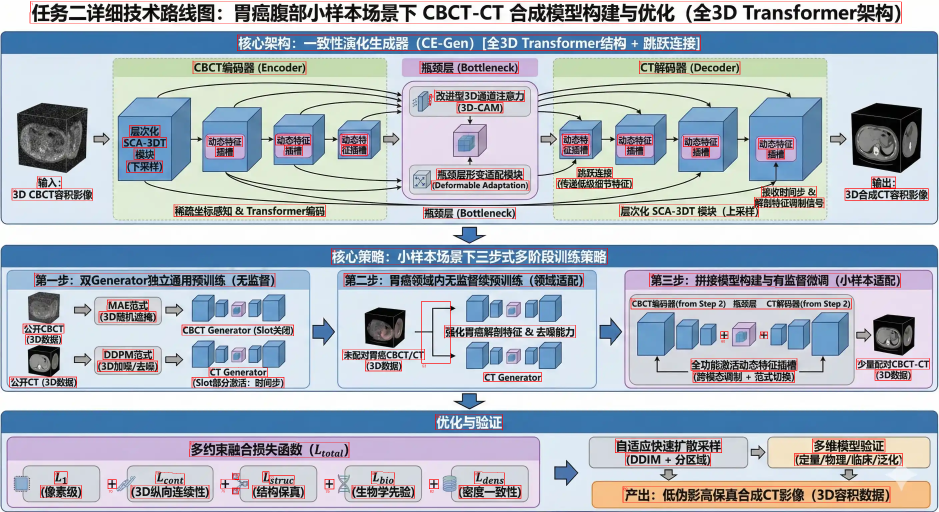
#> input picture _sam3_smoke/06d0d107-b870-4ebb-8b90-d2070cf4456e_副本_vis.png, 2816 x 1536 px (shown at 1/3 size)
$ python -i drawio_library.py   (imports and definitions only)
#> lines starting #> are read from the running program, lines starting #| are printed output that depends on the picture; after the words box and inside, x2 and y2 are one past the last pixel; in counts of white or black regions, pixels touching at a corner belong together
#> further down, picture is the input picture: shape (1536, 2816, 3); mean B, G, R 192.9, 181.8, 173.9
"""
DrawIO原生元素库支持

这个模块提供DrawIO内置元素的定义和匹配功能。

DrawIO内置了大量可编辑的图形元素，包括：
- 基本形状（矩形、椭圆、菱形等）
- UML元素（类图、活动图、序列图等）
- 流程图元素（开始/结束、判断、处理等）
- 箭头和连接线（完整的箭头属性库）
- 网络拓扑元素
- AWS/Azure/GCP云架构图标
- 通用图标库

如果能识别出图片中的元素是DrawIO原生支持的，就可以用样式代码描述而不是base64图片，
这样生成的元素是可编辑的。

使用示例:
    from modules.utils.drawio_library import DrawIOLibrary, match_element_to_drawio
    from modules.utils.drawio_library import ArrowAttributeDetector, build_arrow_style

    # 检查是否匹配内置形状
    match = match_element_to_drawio(element, image_region)
    if match:
        print(f"匹配到: {match['name']}, 样式: {match['style']}")

    # 检测箭头属性
    detector = ArrowAttributeDetector()
    attrs = detector.detect_all_attributes(arrow_image, path_points)
    style = build_arrow_style(**attrs)
"""

import os
import cv2
import numpy as np
from typing import Dict, List, Optional, Tuple, Any
from scipy import ndimage
from scipy.signal import find_peaks


# ======================== DrawIO内置形状定义 ========================

DRAWIO_BASIC_SHAPES = {
    # 基础形状
    'rectangle': {
        'style': 'rounded=0;whiteSpace=wrap;html=1;',
        'description': '矩形',
        'features': {'rounded': False, 'aspect_range': (0.2, 5.0)}
    },
    'rounded_rectangle': {
        'style': 'rounded=1;whiteSpace=wrap;html=1;',
        'description': '圆角矩形',
        'features': {'rounded': True, 'aspect_range': (0.2, 5.0)}
    },
    'ellipse': {
        'style': 'ellipse;whiteSpace=wrap;html=1;',
        'description': '椭圆',
        'features': {'shape': 'ellipse', 'aspect_range': (0.3, 3.0)}
    },
    'circle': {
        'style': 'ellipse;whiteSpace=wrap;html=1;aspect=fixed;',
        'description': '圆形',
        'features': {'shape': 'ellipse', 'aspect_range': (0.9, 1.1)}
    },
    'diamond': {
        'style': 'rhombus;whiteSpace=wrap;html=1;',
        'description': '菱形',
        'features': {'shape': 'diamond', 'vertices': 4}
    },
    'triangle': {
        'style': 'triangle;whiteSpace=wrap;html=1;',
        'description': '三角形',
        'features': {'vertices': 3}
    },
    'hexagon': {
        'style': 'shape=hexagon;perimeter=hexagonPerimeter2;whiteSpace=wrap;html=1;fixedSize=1;',
        'description': '六边形',
        'features': {'vertices': 6}
    },
    'parallelogram': {
        'style': 'shape=parallelogram;perimeter=parallelogramPerimeter;whiteSpace=wrap;html=1;fixedSize=1;',
        'description': '平行四边形',
        'features': {'shape': 'parallelogram', 'vertices': 4}
    },
    'trapezoid': {
        'style': 'shape=trapezoid;perimeter=trapezoidPerimeter;whiteSpace=wrap;html=1;fixedSize=1;',
        'description': '梯形',
        'features': {'shape': 'trapezoid', 'vertices': 4}
    },
    'cylinder': {
        'style': 'shape=cylinder3;whiteSpace=wrap;html=1;boundedLbl=1;backgroundOutline=1;size=15;',
        'description': '圆柱体（数据库）',
        'features': {'shape': 'cylinder'}
    },
    'cloud': {
        'style': 'ellipse;shape=cloud;whiteSpace=wrap;html=1;',
        'description': '云朵',
        'features': {'shape': 'cloud'}
    },
}

DRAWIO_UML_SHAPES = {
    'actor': {
        'style': 'shape=umlActor;verticalLabelPosition=bottom;verticalAlign=top;html=1;outlineConnect=0;',
        'description': 'UML 参与者',
        'features': {'shape': 'actor'}
    },
    'class': {
        'style': 'swimlane;fontStyle=1;align=center;verticalAlign=top;childLayout=stackLayout;horizontal=1;startSize=26;horizontalStack=0;resizeParent=1;resizeParentMax=0;resizeLast=0;collapsible=1;marginBottom=0;',
        'description': 'UML 类',
        'features': {'shape': 'class'}
    },
    'lifeline': {
        'style': 'shape=umlLifeline;perimeter=lifelinePerimeter;whiteSpace=wrap;html=1;container=1;collapsible=0;recursiveResize=0;outlineConnect=0;',
        'description': 'UML 生命线',
        'features': {'shape': 'lifeline'}
    },
}

DRAWIO_FLOWCHART_SHAPES = {
    'start_end': {
        'style': 'ellipse;whiteSpace=wrap;html=1;',
        'description': '流程图 开始/结束',
        'features': {'shape': 'ellipse', 'aspect_range': (1.5, 3.0)}
    },
    'process': {
        'style': 'rounded=0;whiteSpace=wrap;html=1;',
        'description': '流程图 处理',
        'features': {'rounded': False}
    },
    'decision': {
        'style': 'rhombus;whiteSpace=wrap;html=1;',
        'description': '流程图 判断',
        'features': {'shape': 'diamond'}
    },
    'data': {
        'style': 'shape=parallelogram;perimeter=parallelogramPerimeter;whiteSpace=wrap;html=1;fixedSize=1;',
        'description': '流程图 数据',
        'features': {'shape': 'parallelogram'}
    },
    'document': {
        'style': 'shape=document;whiteSpace=wrap;html=1;boundedLbl=1;',
        'description': '流程图 文档',
        'features': {'shape': 'document'}
    },
    'predefined_process': {
        'style': 'shape=process;whiteSpace=wrap;html=1;backgroundOutline=1;',
        'description': '流程图 预定义处理',
        'features': {'shape': 'process'}
    },
}

# 所有DrawIO内置形状的汇总
ALL_DRAWIO_SHAPES = {
    **DRAWIO_BASIC_SHAPES,
    **DRAWIO_UML_SHAPES,
    **DRAWIO_FLOWCHART_SHAPES,
}


# ======================== 完整的DrawIO箭头属性库 ========================

# 箭头头部类型
DRAWIO_ARROW_HEADS = {
    # ===== 基础箭头 =====
    'none': {
        'description': '无箭头',
        'filled': False,
        'vertices': 0,
        'category': 'basic'
    },
    'classic': {
        'description': '经典三角形箭头',
        'filled': True,
        'vertices': 3,
        'category': 'basic'
    },
    'classicThin': {
        'description': '细经典三角形',
        'filled': True,
        'vertices': 3,
        'category': 'basic'
    },
    'open': {
        'description': '开放V形箭头',
        'filled': False,
        'vertices': 3,
        'category': 'basic'
    },
    'openThin': {
        'description': '细开放V形',
        'filled': False,
        'vertices': 3,
        'category': 'basic'
    },
    'openAsync': {
        'description': '异步开放箭头',
        'filled': False,
        'vertices': 2,
        'category': 'basic'
    },
    'block': {
        'description': '实心块状箭头',
        'filled': True,
        'vertices': 4,
        'category': 'basic'
    },
    'blockThin': {
        'description': '细块状箭头',
        'filled': True,
        'vertices': 4,
        'category': 'basic'
    },
    'async': {
        'description': '异步箭头（半箭头）',
        'filled': True,
        'vertices': 3,
        'category': 'basic'
    },

    # ===== 特殊形状箭头 =====
    'oval': {
        'description': '椭圆形',
        'filled': True,
        'vertices': 0,
        'shape': 'ellipse',
        'category': 'special'
    },
    'diamond': {
        'description': '菱形（聚合关系）',
        'filled': True,
        'vertices': 4,
        'shape': 'diamond',
        'category': 'special'
    },
    'diamondThin': {
        'description': '细菱形',
        'filled': True,
        'vertices': 4,
        'shape': 'diamond',
        'category': 'special'
    },
    'circle': {
        'description': '圆形',
        'filled': True,
        'vertices': 0,
        'shape': 'circle',
        'category': 'special'
    },
    'halfCircle': {
        'description': '半圆',
        'filled': False,
        'vertices': 0,
        'shape': 'halfcircle',
        'category': 'special'
    },
    'dash': {
        'description': '短横线',
        'filled': False,
        'vertices': 2,
        'category': 'special'
    },
    'cross': {
        'description': '叉号',
        'filled': False,
        'vertices': 4,
        'category': 'special'
    },
    'circlePlus': {
        'description': '圆内加号',
        'filled': True,
        'vertices': 0,
        'shape': 'circle_plus',
        'category': 'special'
    },
    'baseDash': {
        'description': '基础短线',
        'filled': False,
        'vertices': 2,
        'category': 'special'
    },
    'doubleBlock': {
        'description': '双块状箭头',
        'filled': True,
        'vertices': 8,
        'category': 'special'
    },

    # ===== ER图箭头 =====
    'ERone': {
        'description': 'ER图 一',
        'filled': False,
        'vertices': 2,
        'category': 'er'
    },
    'ERmandOne': {
        'description': 'ER图 强制一',
        'filled': False,
        'vertices': 3,
        'category': 'er'
    },
    'ERmany': {
        'description': 'ER图 多（鱼尾）',
        'filled': False,
        'vertices': 3,
        'category': 'er'
    },
    'ERoneToMany': {
        'description': 'ER图 一对多',
        'filled': False,
        'vertices': 4,
        'category': 'er'
    },
    'ERzeroToOne': {
        'description': 'ER图 零或一',
        'filled': False,
        'vertices': 2,
        'category': 'er'
    },
    'ERzeroToMany': {
        'description': 'ER图 零或多',
        'filled': False,
        'vertices': 3,
        'category': 'er'
    },

    # ===== UML箭头 =====
    'box': {
        'description': 'UML 方框',
        'filled': True,
        'vertices': 4,
        'category': 'uml'
    },
}

# 连线样式
DRAWIO_EDGE_STYLES = {
    'none': {
        'description': '直线',
        'orthogonal': False,
        'curved': False
    },
    'orthogonalEdgeStyle': {
        'description': '正交折线',
        'orthogonal': True,
        'curved': False
    },
    'elbowEdgeStyle': {
        'description': '肘形连线',
        'orthogonal': True,
        'curved': False
    },
    'entityRelationEdgeStyle': {
        'description': 'ER图连线',
        'orthogonal': True,
        'curved': False
    },
    'segmentEdgeStyle': {
        'description': '分段线',
        'orthogonal': False,
        'curved': False
    },
    'isometricEdgeStyle': {
        'description': '等轴测连线',
        'orthogonal': False,
        'curved': False
    },
}

# 虚线模式
DRAWIO_DASH_PATTERNS = {
    'solid': {
        'pattern': None,
        'dashed': 0,
        'description': '实线'
    },
    'dotted': {
        'pattern': '1 1',
        'dashed': 1,
        'description': '点线'
    },
    'dashed_short': {
        'pattern': '4 4',
        'dashed': 1,
        'description': '短虚线'
    },
    'dashed': {
        'pattern': '8 8',
        'dashed': 1,
        'description': '标准虚线'
    },
    'dash_dot': {
        'pattern': '8 4 1 4',
        'dashed': 1,
        'description': '点划线'
    },
    'dash_dot_dot': {
        'pattern': '8 4 1 4 1 4',
        'dashed': 1,
        'description': '双点划线'
    },
    'dashed_long': {
        'pattern': '12 4',
        'dashed': 1,
        'description': '长虚线'
    },
}

# 特殊箭头形状
DRAWIO_ARROW_SHAPES = {
    'flexArrow': {
        'description': '弹性箭头（胖箭头）',
        'has_width': True,
        'default_width': 10
    },
    'link': {
        'description': '链接线',
        'has_width': False
    },
    'curve': {
        'description': '曲线',
        'has_width': False
    },
}

# 旧的简化箭头定义（保持向后兼容）
DRAWIO_ARROWS = {
    'arrow_classic': {
        'style': 'edgeStyle=orthogonalEdgeStyle;rounded=0;orthogonalLoop=1;jettySize=auto;html=1;endArrow=classic;',
        'description': '经典箭头',
        'end_arrow': 'classic'
    },
    'arrow_open': {
        'style': 'edgeStyle=orthogonalEdgeStyle;rounded=0;orthogonalLoop=1;jettySize=auto;html=1;endArrow=open;',
        'description': '开放箭头',
        'end_arrow': 'open'
    },
    'arrow_block': {
        'style': 'edgeStyle=orthogonalEdgeStyle;rounded=0;orthogonalLoop=1;jettySize=auto;html=1;endArrow=block;',
        'description': '块状箭头',
        'end_arrow': 'block'
    },
    'arrow_diamond': {
        'style': 'edgeStyle=orthogonalEdgeStyle;rounded=0;orthogonalLoop=1;jettySize=auto;html=1;endArrow=diamond;',
        'description': '菱形箭头（聚合）',
        'end_arrow': 'diamond'
    },
    'arrow_none': {
        'style': 'edgeStyle=orthogonalEdgeStyle;rounded=0;orthogonalLoop=1;jettySize=auto;html=1;endArrow=none;',
        'description': '无箭头线条',
        'end_arrow': 'none'
    },
    'dashed_line': {
        'style': 'edgeStyle=orthogonalEdgeStyle;rounded=0;orthogonalLoop=1;jettySize=auto;html=1;endArrow=none;dashed=1;',
        'description': '虚线',
        'end_arrow': 'none',
        'dashed': True
    },
}


# ======================== DrawIO样式属性定义 ========================

DRAWIO_STYLE_ATTRIBUTES = {
    # 形状相关
    'shape': ['rectangle', 'ellipse', 'rhombus', 'triangle', 'hexagon',
              'cylinder3', 'cloud', 'parallelogram', 'trapezoid', 'document',
              'process', 'umlActor', 'umlLifeline', 'flexArrow'],

    # 边框相关
    'strokeColor': str,
    'strokeWidth': int,
    'dashed': int,
    'dashPattern': str,

    # 填充相关
    'fillColor': str,
    'gradientColor': str,
    'gradientDirection': ['south', 'north', 'east', 'west'],
    'opacity': int,

    # 圆角
    'rounded': int,
    'arcSize': int,

    # 箭头
    'endArrow': list(DRAWIO_ARROW_HEADS.keys()),
    'startArrow': list(DRAWIO_ARROW_HEADS.keys()),
    'endFill': int,
    'startFill': int,
    'startSize': float,
    'endSize': float,

    # 连线
    'edgeStyle': list(DRAWIO_EDGE_STYLES.keys()),
    'curved': int,
    'orthogonalLoop': int,
    'jettySize': ['auto', int],

    # flexArrow特有
    'width': int,

    # 文字
    'fontSize': int,
    'fontColor': str,
    'fontFamily': str,
    'fontStyle': int,
    'align': ['left', 'center', 'right'],
    'verticalAlign': ['top', 'middle', 'bottom'],
}


# ======================== 箭头属性检测器 ========================

class ArrowAttributeDetector:
    """
    箭头属性检测器

    从图像中检测箭头的各种属性：
    - 虚线检测
    - 箭头头部类型检测
    - 线条宽度检测
    - 曲线检测
    - 正交检测
    """

    def __init__(self):
        self.arrow_heads = DRAWIO_ARROW_HEADS
        self.dash_patterns = DRAWIO_DASH_PATTERNS

    def detect_all_attributes(self,
                               image: np.ndarray,
                               path_points: List[List[int]] = None,
                               mask: np.ndarray = None) -> Dict[str, Any]:
        """
        检测箭头的所有属性

        Args:
            image: BGR格式的箭头图像
            path_points: 路径点列表 [[x, y], ...]
            mask: 箭头掩码（可选）

        Returns:
            检测到的属性字典
        """
        attrs = {
            'end_arrow': 'classic',
            'start_arrow': 'none',
            'edge_style': 'orthogonalEdgeStyle',
            'dashed': False,
            'dash_pattern': None,
            'curved': False,
            'stroke_width': 1,
            'stroke_color': '#000000',
            'start_fill': True,
            'end_fill': True,
        }

        if image is None or image.size == 0:
            return attrs

        # 转灰度
        if len(image.shape) == 3:
            gray = cv2.cvtColor(image, cv2.COLOR_BGR2GRAY)
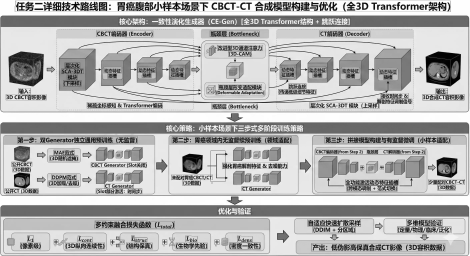
#> gray: shape (1536, 2816) (shown at 1/6 size); min 0, max 255, mean 180.7
        else:
            gray = image

        # 1. 检测虚线
        dashed_result = self.detect_dashed_line(gray, path_points)
        attrs['dashed'] = dashed_result['is_dashed']
        attrs['dash_pattern'] = dashed_result.get('pattern')

        # 2. 检测线条宽度
        attrs['stroke_width'] = self.detect_stroke_width(gray, mask)

        # 3. 检测曲线/正交
        if path_points and len(path_points) >= 2:
            curve_result = self.detect_curve_type(path_points)
            attrs['curved'] = curve_result['is_curved']
            if curve_result['is_orthogonal']:
                attrs['edge_style'] = 'orthogonalEdgeStyle'
            else:
                attrs['edge_style'] = 'none'

        # 4. 检测箭头头部类型
        head_result = self.detect_arrow_head(image, path_points)
        if head_result:
            attrs['end_arrow'] = head_result.get('end_type', 'classic')
            attrs['start_arrow'] = head_result.get('start_type', 'none')
            attrs['end_fill'] = head_result.get('end_filled', True)
            attrs['start_fill'] = head_result.get('start_filled', True)

        # 5. 检测颜色
        attrs['stroke_color'] = self.detect_stroke_color(image, mask)

        return attrs

    def detect_dashed_line(self,
                            gray: np.ndarray,
                            path_points: List[List[int]] = None) -> Dict[str, Any]:
        """
        检测是否为虚线，以及虚线模式

        策略：沿路径采样，检测亮度的周期性变化

        Returns:
            {
                'is_dashed': bool,
                'pattern': str or None (如 '8 8'),
                'pattern_name': str (如 'dashed')
            }
        """
        result = {
            'is_dashed': False,
            'pattern': None,
            'pattern_name': 'solid'
        }

        if gray is None or gray.size == 0:
            return result

        h, w = gray.shape

        # 如果有路径点，沿路径采样
        if path_points and len(path_points) >= 2:
            samples = self._sample_along_path(gray, path_points)
        else:
            # 否则沿中心线采样
            if w > h:
                # 水平箭头
                samples = gray[h // 2, :]
#> samples = 2816 values, max 255 at index 1128, min 70 at index 1028, mean 127.3
            else:
                # 垂直箭头
                samples = gray[:, w // 2]

        if len(samples) < 20:
            return result

        # 二值化采样值
        threshold = np.mean(samples)
#> threshold = 127.3
        binary_samples = (samples < threshold).astype(int)
#> binary_samples = 2816 values, max 1 at index 2, min 0 at index 0, mean 0.812

        # 检测周期性变化（寻找峰值）
        # 计算变化点
        changes = np.diff(binary_samples)
#> changes = 2815 values, max 1 at index 1, min -1 at index 998, mean 0
        change_indices = np.where(changes != 0)[0]
#> change_indices = 80 values from 1 to 2813

        if len(change_indices) < 4:
            return result  # 变化太少，不是虚线

        # 计算间隔
        intervals = np.diff(change_indices)
#> intervals = 79 values, max 997 at index 0, min 1 at index 6, mean 35.59

        if len(intervals) < 2:
            return result

        # 检测周期性
        mean_interval = np.mean(intervals)
#> mean_interval = 35.59
        std_interval = np.std(intervals)
#> std_interval = 155.1
#> in detect_all_attributes, `dashed_result = self.detect_dashed_line(gray, path_points)`: dashed_result = 3 items

        # 如果间隔比较规则，说明是虚线
        if std_interval < mean_interval * 0.5 and mean_interval > 3:
            result['is_dashed'] = True

            # 估算虚线模式
            # 分析线段长度和间隙长度
            on_lengths = []
            off_lengths = []

            is_on = binary_samples[0] == 1
            current_length = 0

            for i, val in enumerate(binary_samples):
                if (val == 1) == is_on:
                    current_length += 1
                else:
                    if is_on:
                        on_lengths.append(current_length)
                    else:
                        off_lengths.append(current_length)
                    is_on = not is_on
                    current_length = 1

            # 最后一段
            if is_on:
                on_lengths.append(current_length)
            else:
                off_lengths.append(current_length)

            if on_lengths and off_lengths:
                avg_on = np.mean(on_lengths)
                avg_off = np.mean(off_lengths)

                # 匹配最接近的模式
                result['pattern'], result['pattern_name'] = self._match_dash_pattern(avg_on, avg_off)

        return result

    # [38 lines left out: functions _sample_along_path, _match_dash_pattern, not called in this run]

    def detect_stroke_width(self,
                            gray: np.ndarray,
                            mask: np.ndarray = None) -> int:
        """
        检测线条宽度

        策略：骨架化后计算与边缘的距离
        """
        if gray is None or gray.size == 0:
            return 1

        # 二值化
        _, binary = cv2.threshold(gray, 0, 255, cv2.THRESH_BINARY_INV + cv2.THRESH_OTSU)
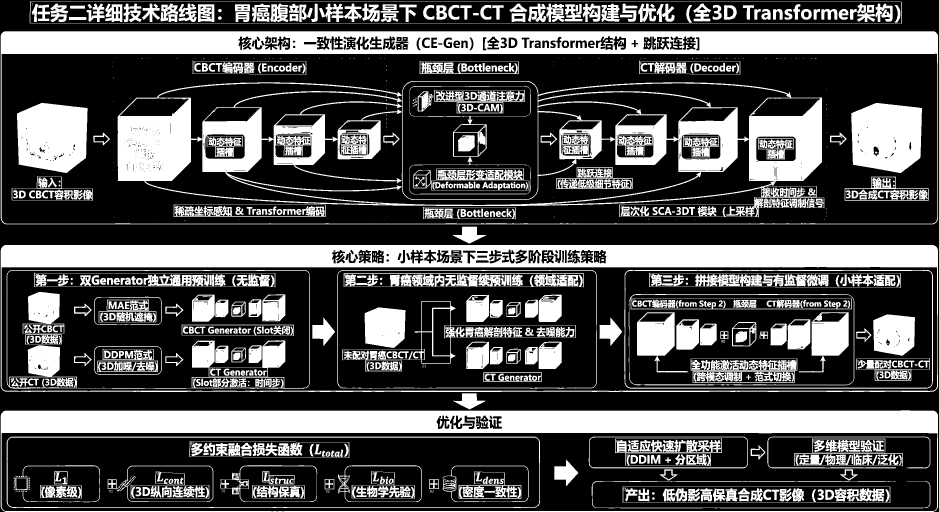
#> binary: shape (1536, 2816) (shown at 1/3 size); 32.6% white; 1074 white regions (330 under 20 px), largest, box (x1, y1, x2, y2) and area: (353, 243, 2473, 652) 201802, (2, 1231, 2814, 1536) 193777, (2, 735, 2814, 1176) 182323

        if mask is not None:
            binary = cv2.bitwise_and(binary, mask)

        # 检查是否有足够的前景像素
        if np.count_nonzero(binary) < 10:
            return 1

        # 使用距离变换
        dist_transform = cv2.distanceTransform(binary, cv2.DIST_L2, 5)

        # 获取骨架上的距离值
        try:
            from skimage.morphology import skeletonize
            skeleton = skeletonize(binary > 0)
#> skeleton: shape (1536, 2816) bool; 4.6% white in thin lines or dots
#> (the rest of the program and of its run is left out)
